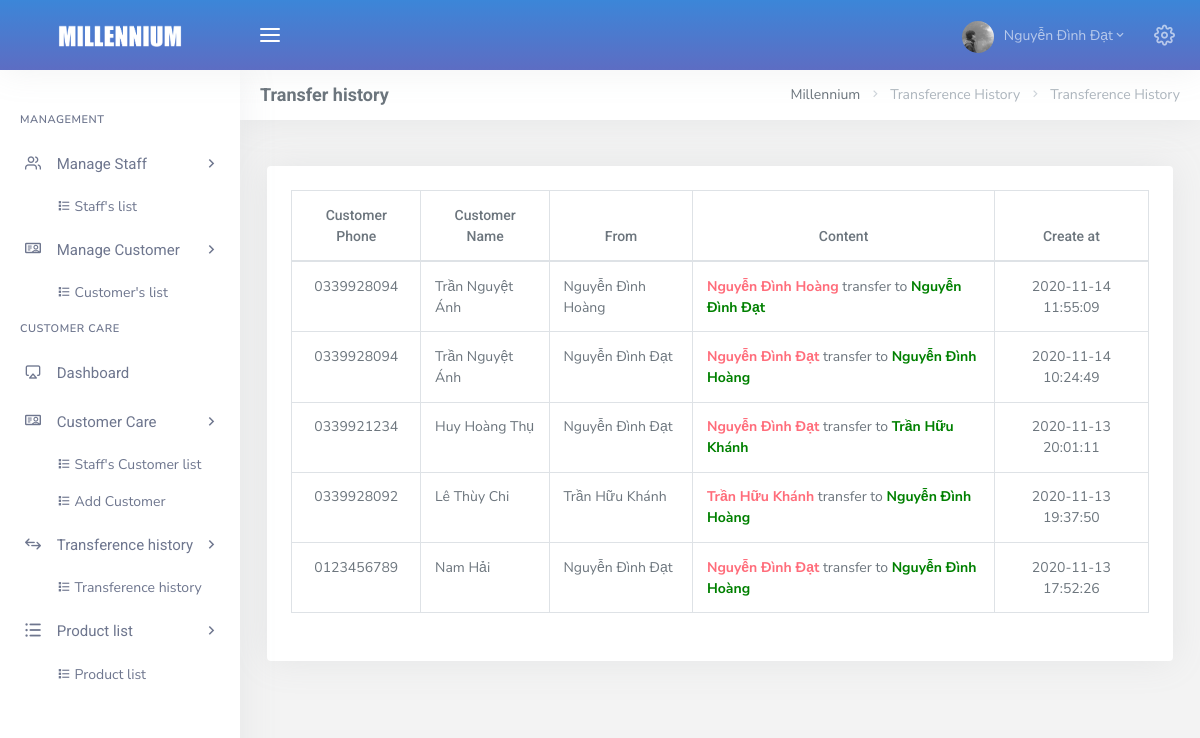
The app's page /admin/dashboard.php?page=list_history (signed in), older data.
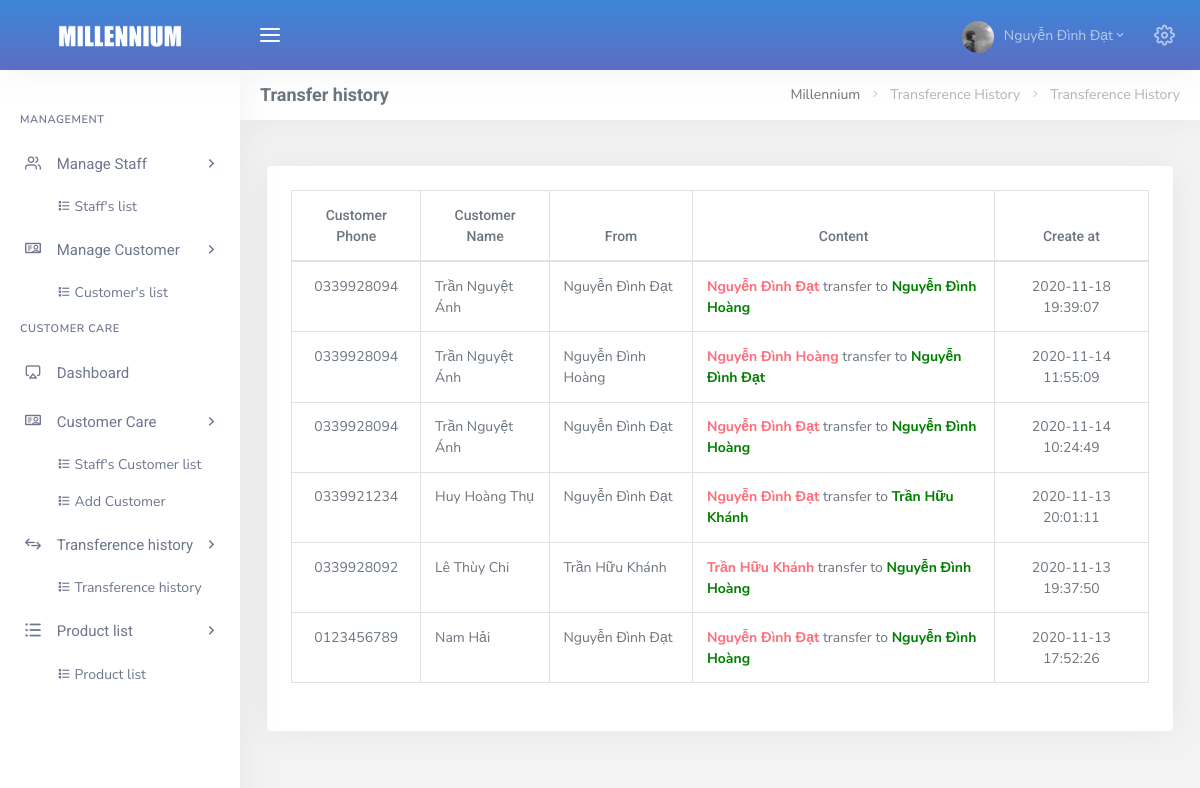
The same page, newer data.
### tables this page shows
CREATE TABLE `tbl_history` (
  `id` int(11) NOT NULL,
  `user_id_move` int(11) NOT NULL,
  `customer_id` int(11) NOT NULL,
  `user_id_get` int(11) NOT NULL,
  `create_at` datetime NOT NULL DEFAULT current_timestamp()
);

CREATE TABLE `tbl_customer` (
  `id` int(11) NOT NULL,
  `name` varchar(50) NOT NULL,
  `showroom_id` int(11) NOT NULL,
  `phone` varchar(10) NOT NULL,
  `email` varchar(50) NOT NULL,
  `sex` varchar(5) NOT NULL,
  `birth` date NOT NULL DEFAULT '1970-01-01',
  `passw` varchar(50) NOT NULL,
  `avatar` varchar(50) NOT NULL DEFAULT 'guest.jpg',
  `create_at` datetime NOT NULL DEFAULT current_timestamp()
);

CREATE TABLE `tbl_user` (
  `id` int(11) NOT NULL,
  `name` varchar(50) NOT NULL,
  `showroom_id` int(11) NOT NULL,
  `avatar` varchar(50) NOT NULL DEFAULT 'default.png',
  `email` varchar(50) NOT NULL,
  `passw` varchar(50) NOT NULL DEFAULT '123456',
  `addres` varchar(100) NOT NULL,
  `salary` float NOT NULL,
  `role` tinyint(4) NOT NULL DEFAULT 2,
  `status` tinyint(4) NOT NULL DEFAULT 1,
  `create_at` datetime NOT NULL DEFAULT current_timestamp()
);

### admin/Controller/CustomerCare/CustomerCare_c.php (called while the page is built, shortened)
<?php
    include_once("Model/CustomerCare/CustomerCare_m.php");
    class CustomerCare_c extends CustomerCare_m {
        private $customer_care;
        function __construct()
        {
            $this->customer_care = new CustomerCare_m();
        }
        public function getHistory(){
            $history = $this->customer_care->getHistory();
            include_once 'View/CustomerCare/list_history.php';
        }
    }
?>

### admin/Config/myConfig.php (called while the page is built, shortened)
<?php
	class Connect{
		private $user = "root";
		private $pass = "";
		private $dns = "mysql:host=localhost;dbname=customer_care";
		function __construct(){
			try {
				$this->pdo = new PDO($this->dns, $this->user, $this->pass);
				$this->pdo->query("SET NAMES utf8");
			} catch (PDOException $e) {
				echo $e->getMessage();
				exit();
			}
		}
	}
 ?>

### admin/Model/CustomerCare/CustomerCare_m.php (called while the page is built, shortened)
<?php
    include_once("Config/myConfig.php");
    class CustomerCare_m extends Connect {
        function __construct()
        {
            parent::__construct();
        }
        protected function getHistory () {
            $sql = "
                SELECT
                    tbl_customer.phone,
                    tbl_customer.name AS 'Tên khách hàng',
                    usermove.name AS 'Nhân viên chuyển',
                    userget.name AS 'Nhân viên nhận',
                    htr.create_at
                FROM
                    tbl_user AS usermove
                INNER JOIN tbl_history htr
                ON
                    usermove.id = htr.user_id_move
                INNER JOIN tbl_user AS userget
                ON
                    userget.id = htr.user_id_get
                INNER JOIN tbl_customer
                ON
                    tbl_customer.id = htr.customer_id ORDER BY htr.create_at DESC";
            $pre = $this->pdo->prepare($sql);
            $pre->execute();
            $result = array();
            while ($row = $pre->fetch(PDO::FETCH_ASSOC)) {
                $result[] = $row;
            }
            return $result;
        }
    }

### admin/View/CustomerCare/list_history.php (the view, shortened to what this page needs)
<div class="row">
    <div class="col-12">
        <div class="card-box table-responsive table">
            <table id="datatable_listhistory" class="display table table-bordered dt-responsive nowrap" style="border-collapse: collapse; border-spacing: 0; width: 100%;">
                <thead>
                    <tr class="text-center">
                        <th>Customer Phone</th>
                        <th>Customer Name</th>
                        <th>From</th>
                        <th>Content</th>
                        <th>Create at</th>
                    </tr>
                </thead>
                <tbody id="view_history">
                    <?php
                        foreach ($history as $valueTransfer) {
                        ?>
                            <tr>
                                <td class="text-center"><?= $valueTransfer['phone'] ?></td>
                                <td><?= $valueTransfer['Tên khách hàng'] ?></td>
                                <td><?= $valueTransfer['Nhân viên chuyển'] ?></td>
                                <td><span style="color: #FF6C7A; font-weight: bold"><?= $valueTransfer['Nhân viên chuyển']; ?></span> transfer to <span style="color: green; font-weight: bold"><?= $valueTransfer['Nhân viên nhận']; ?></span></td>
                                <td class="text-center"><?= $valueTransfer['create_at'] ?></td>
                            </tr>
                        <?php
                        }
                      ?>
            </table>
        </div>
    </div>
</div>

Row changes from the older to the newer data that the page shows:
added tbl_history: customer.phone "0339928094", customer.name "Trần Nguyệt Ánh", user_id_move.name "Nguyễn Đình Đạt", user_id_get.name "Nguyễn Đình Hoàng", create_at "2020-11-18 19:39:07"
